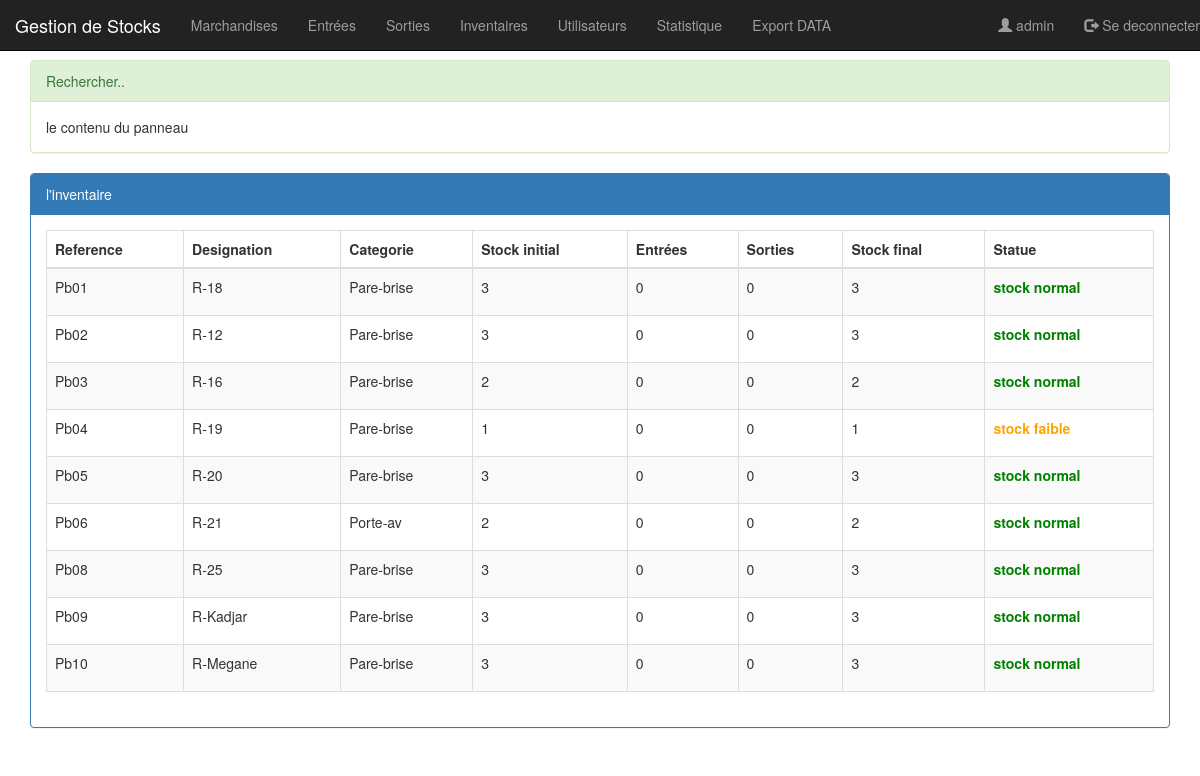
/pages/inventaire.php (signed in), run on the app's committed database.
### tables this page shows
create table marchandise(
	reference varchar(50) primary key,
	designation varchar(50),
	categorie varchar(50),
	stock_initial int(30),
	prix_unitaire float(50),
	total float(50)

);

### pages/inventaire.php (the view, shortened to what this page needs)
<?php
	require_once('connexion.php');
	$requete = "SELECT m.reference, m.designation, m.categorie, m.stock_initial, IFNULL(e.entrees, 0) AS entrees, IFNULL(s.sorties, 0) AS sorties, COALESCE(m.stock_initial + IFNULL(e.entrees, 0) - IFNULL(s.sorties, 0), 0) AS stock_final
	FROM marchandise AS m
	LEFT JOIN (
	  SELECT reference, SUM(quantite) AS entrees
	  FROM entrees
	  GROUP BY reference
	) AS e ON m.reference = e.reference
	LEFT JOIN (
	  SELECT reference, SUM(quantite) AS sorties
	  FROM sorties
	  GROUP BY reference
	) AS s ON m.reference = s.reference;
";
	$resultatM = $pdo->query($requete);
	function estNegative($stock_final){
		if($stock_final < 0){
			return 0;
		}
		else{
			echo $stock_final;
		}
	}
	function statute($stock_final){
		if($stock_final >= 2){
			echo '<p class="vert">stock normal</p>';
		}
		elseif($stock_final==0 OR $stock_final < 0){
			echo '<p class="rouge">stock non disponible</p>';
		}
		else {
			echo '<p class="jaune">stock faible</p>';
		}
	}
?>
<!DOCTYPE html>
<html>
<head>
	<link rel="stylesheet" type="text/css" href="../css/bootstrap.min.css">
	<link rel="stylesheet" type="text/css" href="../css/monstyle.css">
</head>
<body>
	<?php include('menu.php'); ?>
	<div class="container">
		<div class="panel panel-success margetop">
			<div class="panel-heading">Rechercher..</div>
			<div class="panel-body">le contenu du panneau</div>
	    </div>
	</div>
	<div class="container">
		<div class="panel panel-primary">
			<div class="panel-heading">l'inventaire</div>
			<div class="panel-body">
			<table class="table table-striped table-bordered">
					<thead>
						<tr>
							<th>Reference</th> <th>Designation</th> <th>Categorie</th> <th>Stock initial</th> <th>Entrées</th> <th>Sorties</th><th>Stock final</th> <th>Statue</th>
						</tr>
					</thead>
					<tbody>
							<?php while($marchandise=$resultatM->fetch()){ ?>
								<tr>
									<td><?php echo $marchandise['reference'];?> </td>
									<td><?php echo $marchandise['designation'];?> </td>
									<td><?php echo $marchandise['categorie'];?> </td>
									<td><?php echo $marchandise['stock_initial'];?> </td>
									<td><?php echo $marchandise['entrees'];?> </td>
									<td><?php echo $marchandise['sorties'];?> </td>
									<td><?php echo estNegative($marchandise['stock_final']);?> </td>
									<td><?php statute($marchandise['stock_final'])?></td>
								</tr>
							<?php } ?>
					</tbody>
				</table>
			</div>
		</div>
	</div>
</body>
</html>

### css/monstyle.css (style rules this page uses)
.margetop { margin-top : 60px; }

### pages/inventaire.php (style rules this page uses)
.vert { color : green; font-weight : bold; }
.jaune { color : orange; font-weight : bold; }

### data on the page
marchandise: reference "Pb01", designation "R-18", categorie "Pare-brise", stock_initial "3", entrees "0", sorties "0", stock_final "3", shows "stock normal"
marchandise: reference "Pb02", designation "R-12", categorie "Pare-brise", stock_initial "3", entrees "0", sorties "0", stock_final "3", shows "stock normal"
marchandise: reference "Pb03", designation "R-16", categorie "Pare-brise", stock_initial "2", entrees "0", sorties "0", stock_final "2", shows "stock normal"
marchandise: reference "Pb04", designation "R-19", categorie "Pare-brise", stock_initial "1", entrees "0", sorties "0", stock_final "1", shows "stock faible"
marchandise: reference "Pb05", designation "R-20", categorie "Pare-brise", stock_initial "3", entrees "0", sorties "0", stock_final "3", shows "stock normal"
marchandise: reference "Pb06", designation "R-21", categorie "Porte-av", stock_initial "2", entrees "0", sorties "0", stock_final "2", shows "stock normal"
marchandise: reference "Pb08", designation "R-25", categorie "Pare-brise", stock_initial "3", entrees "0", sorties "0", stock_final "3", shows "stock normal"
marchandise: reference "Pb09", designation "R-Kadjar", categorie "Pare-brise", stock_initial "3", entrees "0", sorties "0", stock_final "3", shows "stock normal"
marchandise: reference "Pb10", designation "R-Megane", categorie "Pare-brise", stock_initial "3", entrees "0", sorties "0", stock_final "3", shows "stock normal"

### other printed values
$_SESSION['user']['login'] "admin"
